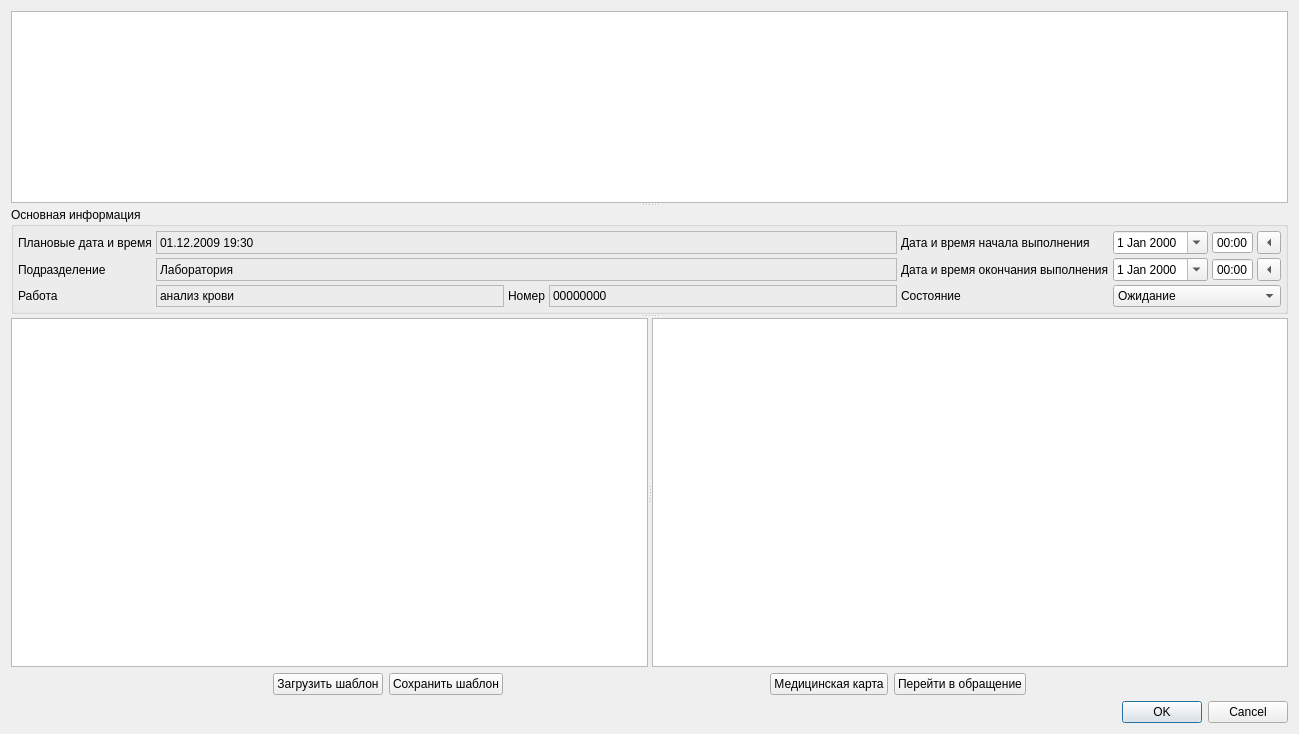
<?xml version="1.0" encoding="UTF-8"?>
<ui version="4.0">
 <class>JobTicketEditorDialog</class>
 <widget class="QDialog" name="JobTicketEditorDialog">
  <property name="geometry">
   <rect>
    <x>0</x>
    <y>0</y>
    <width>1299</width>
    <height>734</height>
   </rect>
  </property>
  <property name="windowTitle">
   <string>ChangeMe!</string>
  </property>
  <property name="sizeGripEnabled">
   <bool>false</bool>
  </property>
  <layout class="QVBoxLayout" name="verticalLayout">
   <item>
    <widget class="QSplitter" name="splitter">
     <property name="orientation">
      <enum>Qt::Vertical</enum>
     </property>
     <widget class="CTextBrowser" name="txtClientInfoBrowser">
      <property name="sizePolicy">
       <sizepolicy hsizetype="Preferred" vsizetype="Preferred">
        <horstretch>0</horstretch>
        <verstretch>0</verstretch>
       </sizepolicy>
      </property>
      <property name="minimumSize">
       <size>
        <width>0</width>
        <height>100</height>
       </size>
      </property>
      <property name="focusPolicy">
       <enum>Qt::ClickFocus</enum>
      </property>
      <property name="readOnly">
       <bool>true</bool>
      </property>
      <property name="html">
       <string>&lt;!DOCTYPE HTML PUBLIC &quot;-//W3C//DTD HTML 4.0//EN&quot; &quot;http://www.w3.org/TR/REC-html40/strict.dtd&quot;&gt;
&lt;html&gt;&lt;head&gt;&lt;meta name=&quot;qrichtext&quot; content=&quot;1&quot; /&gt;&lt;style type=&quot;text/css&quot;&gt;
p, li { white-space: pre-wrap; }
&lt;/style&gt;&lt;/head&gt;&lt;body style=&quot; font-family:'Noto Sans'; font-size:10pt; font-weight:400; font-style:normal;&quot;&gt;
&lt;p style=&quot;-qt-paragraph-type:empty; margin-top:0px; margin-bottom:0px; margin-left:0px; margin-right:0px; -qt-block-indent:0; text-indent:0px; font-family:'MS Shell Dlg 2'; font-size:8pt;&quot;&gt;&lt;br /&gt;&lt;/p&gt;&lt;/body&gt;&lt;/html&gt;</string>
      </property>
      <property name="textInteractionFlags">
       <set>Qt::TextBrowserInteraction</set>
      </property>
     </widget>
     <widget class="QGroupBox" name="grpMain">
      <property name="sizePolicy">
       <sizepolicy hsizetype="Preferred" vsizetype="Preferred">
        <horstretch>0</horstretch>
        <verstretch>0</verstretch>
       </sizepolicy>
      </property>
      <property name="title">
       <string>Основная информация</string>
      </property>
      <layout class="QGridLayout" name="gridLayout">
       <property name="sizeConstraint">
        <enum>QLayout::SetMinimumSize</enum>
       </property>
       <property name="margin">
        <number>4</number>
       </property>
       <property name="spacing">
        <number>4</number>
       </property>
       <item row="1" column="4">
        <widget class="QLabel" name="lblEndDatetime">
         <property name="sizePolicy">
          <sizepolicy hsizetype="Preferred" vsizetype="Preferred">
           <horstretch>0</horstretch>
           <verstretch>0</verstretch>
          </sizepolicy>
         </property>
         <property name="text">
          <string>Дата и время окончания выполнения</string>
         </property>
         <property name="buddy">
          <cstring>edtEndDate</cstring>
         </property>
        </widget>
       </item>
       <item row="1" column="0">
        <widget class="QLabel" name="lblOrgStructure">
         <property name="sizePolicy">
          <sizepolicy hsizetype="Preferred" vsizetype="Preferred">
           <horstretch>0</horstretch>
           <verstretch>0</verstretch>
          </sizepolicy>
         </property>
         <property name="text">
          <string>Подразделение</string>
         </property>
        </widget>
       </item>
       <item row="0" column="4">
        <widget class="QLabel" name="lblBegDateTime">
         <property name="sizePolicy">
          <sizepolicy hsizetype="Preferred" vsizetype="Preferred">
           <horstretch>0</horstretch>
           <verstretch>0</verstretch>
          </sizepolicy>
         </property>
         <property name="text">
          <string>Дата и время начала выполнения</string>
         </property>
         <property name="buddy">
          <cstring>edtBegDate</cstring>
         </property>
        </widget>
       </item>
       <item row="0" column="5">
        <widget class="CDateEdit" name="edtBegDate">
         <property name="sizePolicy">
          <sizepolicy hsizetype="Maximum" vsizetype="Fixed">
           <horstretch>0</horstretch>
           <verstretch>0</verstretch>
          </sizepolicy>
         </property>
         <property name="calendarPopup">
          <bool>true</bool>
         </property>
        </widget>
       </item>
       <item row="0" column="7">
        <widget class="QToolButton" name="btnSetBegDateTime">
         <property name="sizePolicy">
          <sizepolicy hsizetype="Preferred" vsizetype="Preferred">
           <horstretch>0</horstretch>
           <verstretch>0</verstretch>
          </sizepolicy>
         </property>
         <property name="text">
          <string>...</string>
         </property>
         <property name="arrowType">
          <enum>Qt::LeftArrow</enum>
         </property>
        </widget>
       </item>
       <item row="0" column="0">
        <widget class="QLabel" name="lblDatetime">
         <property name="sizePolicy">
          <sizepolicy hsizetype="Preferred" vsizetype="Preferred">
           <horstretch>0</horstretch>
           <verstretch>0</verstretch>
          </sizepolicy>
         </property>
         <property name="text">
          <string>Плановые дата и время</string>
         </property>
        </widget>
       </item>
       <item row="2" column="4">
        <widget class="QLabel" name="lblStatus">
         <property name="sizePolicy">
          <sizepolicy hsizetype="Preferred" vsizetype="Preferred">
           <horstretch>0</horstretch>
           <verstretch>0</verstretch>
          </sizepolicy>
         </property>
         <property name="text">
          <string>Состояние</string>
         </property>
         <property name="buddy">
          <cstring>cmbStatus</cstring>
         </property>
        </widget>
       </item>
       <item row="1" column="6">
        <widget class="QTimeEdit" name="edtEndTime">
         <property name="sizePolicy">
          <sizepolicy hsizetype="Maximum" vsizetype="Fixed">
           <horstretch>0</horstretch>
           <verstretch>0</verstretch>
          </sizepolicy>
         </property>
         <property name="buttonSymbols">
          <enum>QAbstractSpinBox::NoButtons</enum>
         </property>
         <property name="displayFormat">
          <string>HH:mm</string>
         </property>
         <property name="currentSectionIndex">
          <number>0</number>
         </property>
        </widget>
       </item>
       <item row="2" column="1">
        <widget class="QLabel" name="lblJobTypeValue">
         <property name="sizePolicy">
          <sizepolicy hsizetype="Expanding" vsizetype="Preferred">
           <horstretch>0</horstretch>
           <verstretch>0</verstretch>
          </sizepolicy>
         </property>
         <property name="frameShape">
          <enum>QFrame::StyledPanel</enum>
         </property>
         <property name="frameShadow">
          <enum>QFrame::Sunken</enum>
         </property>
         <property name="text">
          <string>анализ крови</string>
         </property>
        </widget>
       </item>
       <item row="1" column="5">
        <widget class="CDateEdit" name="edtEndDate">
         <property name="sizePolicy">
          <sizepolicy hsizetype="Maximum" vsizetype="Fixed">
           <horstretch>0</horstretch>
           <verstretch>0</verstretch>
          </sizepolicy>
         </property>
         <property name="calendarPopup">
          <bool>true</bool>
         </property>
        </widget>
       </item>
       <item row="2" column="0">
        <widget class="QLabel" name="lblJobType">
         <property name="sizePolicy">
          <sizepolicy hsizetype="Preferred" vsizetype="Preferred">
           <horstretch>0</horstretch>
           <verstretch>0</verstretch>
          </sizepolicy>
         </property>
         <property name="text">
          <string>Работа</string>
         </property>
        </widget>
       </item>
       <item row="0" column="6">
        <widget class="QTimeEdit" name="edtBegTime">
         <property name="sizePolicy">
          <sizepolicy hsizetype="Maximum" vsizetype="Fixed">
           <horstretch>0</horstretch>
           <verstretch>0</verstretch>
          </sizepolicy>
         </property>
         <property name="buttonSymbols">
          <enum>QAbstractSpinBox::NoButtons</enum>
         </property>
         <property name="displayFormat">
          <string>HH:mm</string>
         </property>
         <property name="currentSectionIndex">
          <number>0</number>
         </property>
        </widget>
       </item>
       <item row="2" column="5" colspan="3">
        <widget class="QComboBox" name="cmbStatus">
         <property name="sizePolicy">
          <sizepolicy hsizetype="Expanding" vsizetype="Fixed">
           <horstretch>0</horstretch>
           <verstretch>0</verstretch>
          </sizepolicy>
         </property>
         <item>
          <property name="text">
           <string>Ожидание</string>
          </property>
         </item>
         <item>
          <property name="text">
           <string>Выполняется</string>
          </property>
         </item>
         <item>
          <property name="text">
           <string>Закончено</string>
          </property>
         </item>
        </widget>
       </item>
       <item row="1" column="7">
        <widget class="QToolButton" name="btnSetEndDateTime">
         <property name="sizePolicy">
          <sizepolicy hsizetype="Preferred" vsizetype="Preferred">
           <horstretch>0</horstretch>
           <verstretch>0</verstretch>
          </sizepolicy>
         </property>
         <property name="text">
          <string>...</string>
         </property>
         <property name="arrowType">
          <enum>Qt::LeftArrow</enum>
         </property>
        </widget>
       </item>
       <item row="2" column="2">
        <widget class="QLabel" name="lblNumber">
         <property name="text">
          <string>Номер</string>
         </property>
        </widget>
       </item>
       <item row="2" column="3">
        <widget class="QLabel" name="lblNumberValue">
         <property name="sizePolicy">
          <sizepolicy hsizetype="Expanding" vsizetype="Preferred">
           <horstretch>0</horstretch>
           <verstretch>0</verstretch>
          </sizepolicy>
         </property>
         <property name="frameShape">
          <enum>QFrame::StyledPanel</enum>
         </property>
         <property name="frameShadow">
          <enum>QFrame::Sunken</enum>
         </property>
         <property name="text">
          <string>00000000</string>
         </property>
        </widget>
       </item>
       <item row="1" column="1" colspan="3">
        <widget class="QLabel" name="lblOrgStructureValue">
         <property name="frameShape">
          <enum>QFrame::StyledPanel</enum>
         </property>
         <property name="frameShadow">
          <enum>QFrame::Sunken</enum>
         </property>
         <property name="text">
          <string>Лаборатория</string>
         </property>
        </widget>
       </item>
       <item row="0" column="1" colspan="3">
        <widget class="QLabel" name="lblDatetimeValue">
         <property name="frameShape">
          <enum>QFrame::StyledPanel</enum>
         </property>
         <property name="frameShadow">
          <enum>QFrame::Sunken</enum>
         </property>
         <property name="text">
          <string>01.12.2009 19:30</string>
         </property>
        </widget>
       </item>
      </layout>
     </widget>
     <widget class="QWidget" name="gridWidget" native="true">
      <property name="sizePolicy">
       <sizepolicy hsizetype="Preferred" vsizetype="Expanding">
        <horstretch>0</horstretch>
        <verstretch>1</verstretch>
       </sizepolicy>
      </property>
      <layout class="QVBoxLayout" name="verticalLayout_2">
       <item>
        <widget class="QSplitter" name="splitter_2">
         <property name="sizePolicy">
          <sizepolicy hsizetype="Expanding" vsizetype="Expanding">
           <horstretch>0</horstretch>
           <verstretch>0</verstretch>
          </sizepolicy>
         </property>
         <property name="orientation">
          <enum>Qt::Horizontal</enum>
         </property>
         <widget class="CJobTicketProbeTreeView2" name="tblTreeProbe">
          <property name="sizePolicy">
           <sizepolicy hsizetype="Expanding" vsizetype="Expanding">
            <horstretch>0</horstretch>
            <verstretch>0</verstretch>
           </sizepolicy>
          </property>
         </widget>
         <widget class="CActionPropertiesTableView" name="tblProps">
          <property name="sizePolicy">
           <sizepolicy hsizetype="Expanding" vsizetype="Expanding">
            <horstretch>0</horstretch>
            <verstretch>0</verstretch>
           </sizepolicy>
          </property>
         </widget>
        </widget>
       </item>
       <item>
        <layout class="QGridLayout" name="gridLayout_5">
         <item row="0" column="2">
          <widget class="QPushButton" name="btnSaveAsTemplate">
           <property name="text">
            <string>Сохранить шаблон</string>
           </property>
          </widget>
         </item>
         <item row="0" column="5">
          <widget class="QPushButton" name="btnEditEvent">
           <property name="text">
            <string>Перейти в обращение</string>
           </property>
          </widget>
         </item>
         <item row="0" column="4">
          <widget class="QPushButton" name="btnAmbCard">
           <property name="text">
            <string>Медицинская карта</string>
           </property>
          </widget>
         </item>
         <item row="0" column="1">
          <widget class="CActionTemplateChooseButton" name="btnLoadTemplate">
           <property name="text">
            <string>Загрузить шаблон</string>
           </property>
          </widget>
         </item>
         <item row="0" column="0">
          <spacer name="horizontalSpacer_3">
           <property name="orientation">
            <enum>Qt::Horizontal</enum>
           </property>
           <property name="sizeHint" stdset="0">
            <size>
             <width>40</width>
             <height>20</height>
            </size>
           </property>
          </spacer>
         </item>
         <item row="0" column="7">
          <spacer name="horizontalSpacer_4">
           <property name="orientation">
            <enum>Qt::Horizontal</enum>
           </property>
           <property name="sizeHint" stdset="0">
            <size>
             <width>40</width>
             <height>20</height>
            </size>
           </property>
          </spacer>
         </item>
         <item row="0" column="3">
          <spacer name="horizontalSpacer">
           <property name="orientation">
            <enum>Qt::Horizontal</enum>
           </property>
           <property name="sizeHint" stdset="0">
            <size>
             <width>40</width>
             <height>20</height>
            </size>
           </property>
          </spacer>
         </item>
        </layout>
       </item>
      </layout>
     </widget>
    </widget>
   </item>
   <item>
    <widget class="QDialogButtonBox" name="buttonBox">
     <property name="orientation">
      <enum>Qt::Horizontal</enum>
     </property>
     <property name="standardButtons">
      <set>QDialogButtonBox::Cancel|QDialogButtonBox::Ok</set>
     </property>
    </widget>
   </item>
  </layout>
 </widget>
 <customwidgets>
  <customwidget>
   <class>CDateEdit</class>
   <extends>QDateEdit</extends>
   <header>library/DateEdit.h</header>
  </customwidget>
  <customwidget>
   <class>CTextBrowser</class>
   <extends>QTextBrowser</extends>
   <header>library/TextBrowser.h</header>
  </customwidget>
  <customwidget>
   <class>CActionPropertiesTableView</class>
   <extends>QTableView</extends>
   <header>Events/ActionPropertiesTable.h</header>
  </customwidget>
  <customwidget>
   <class>CActionTemplateChooseButton</class>
   <extends>QPushButton</extends>
   <header>Events/ActionTemplateChoose.h</header>
  </customwidget>
  <customwidget>
   <class>CJobTicketProbeTreeView2</class>
   <extends>QTreeView</extends>
   <header>Resources/JobTicketProbeModel2.h</header>
  </customwidget>
 </customwidgets>
 <tabstops>
  <tabstop>edtBegDate</tabstop>
  <tabstop>edtBegTime</tabstop>
  <tabstop>btnSetBegDateTime</tabstop>
  <tabstop>edtEndDate</tabstop>
  <tabstop>edtEndTime</tabstop>
  <tabstop>btnSetEndDateTime</tabstop>
  <tabstop>buttonBox</tabstop>
 </tabstops>
 <resources/>
 <connections>
  <connection>
   <sender>buttonBox</sender>
   <signal>accepted()</signal>
   <receiver>JobTicketEditorDialog</receiver>
   <slot>accept()</slot>
   <hints>
    <hint type="sourcelabel">
     <x>191</x>
     <y>629</y>
    </hint>
    <hint type="destinationlabel">
     <x>156</x>
     <y>417</y>
    </hint>
   </hints>
  </connection>
  <connection>
   <sender>buttonBox</sender>
   <signal>rejected()</signal>
   <receiver>JobTicketEditorDialog</receiver>
   <slot>reject()</slot>
   <hints>
    <hint type="sourcelabel">
     <x>245</x>
     <y>629</y>
    </hint>
    <hint type="destinationlabel">
     <x>311</x>
     <y>411</y>
    </hint>
   </hints>
  </connection>
 </connections>
</ui>
